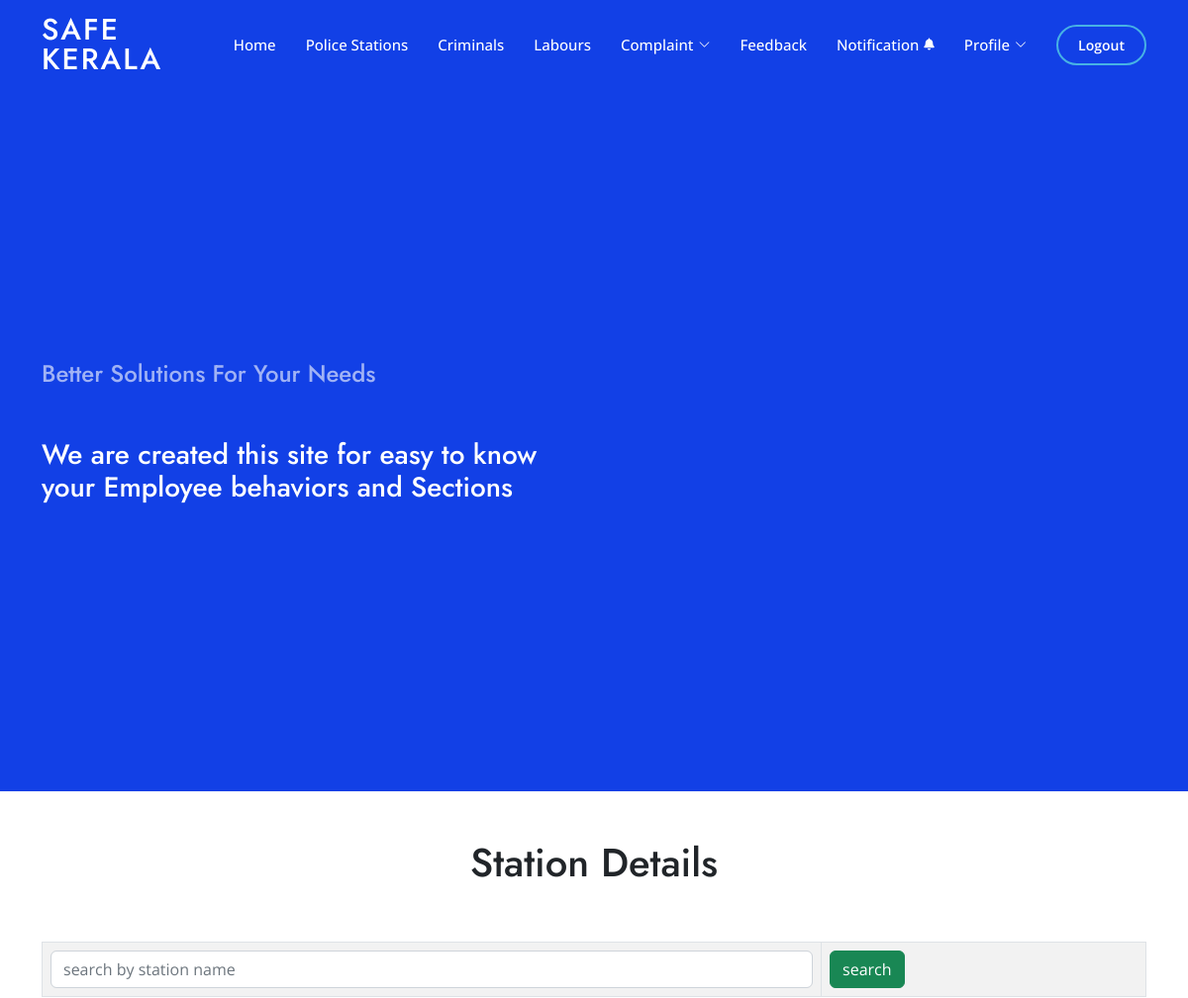
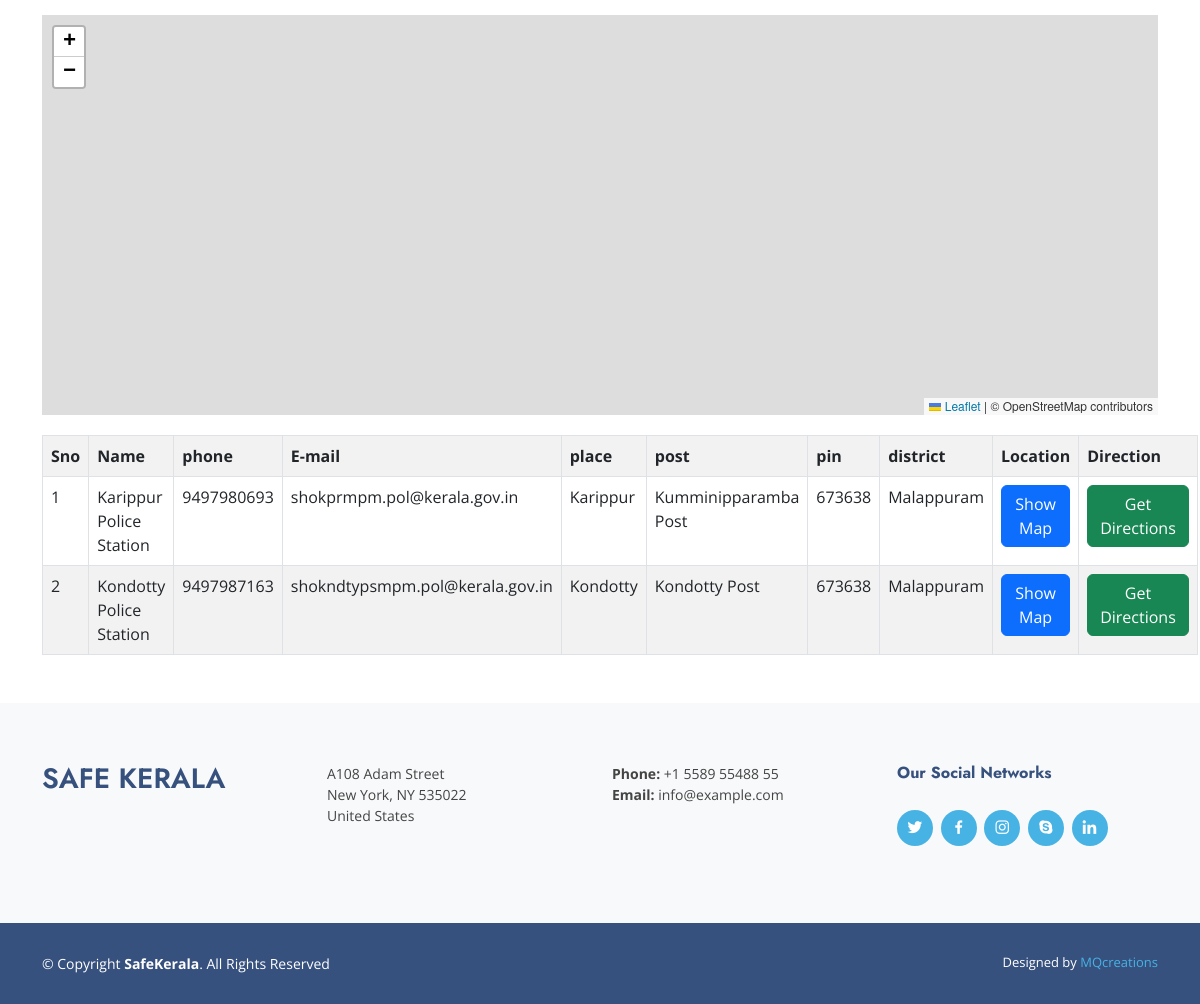
The app's page /user_url/police_stations/ with its own data (2 pictures, top to bottom).
### safekerala_admin/models.py (models this page shows)
class StationsDB(models.Model):
    StationName = models.CharField(max_length=20, null=True, blank=True)
    Email = models.EmailField(max_length=50, null=True, blank=True)
    Phone = models.IntegerField(null=True, blank=True)
    Post = models.CharField(max_length=50, null=True, blank=True)
    District = models.CharField(max_length=20, null=True, blank=True)
    Place = models.CharField(max_length=20, null=True, blank=True)
    Pin = models.IntegerField(null=True, blank=True)
    Latitude = models.FloatField(null=True, blank=True)
    Longitude = models.FloatField(null=True, blank=True)
    username = models.CharField(max_length=50, null=True, blank=True)
    password = models.CharField(max_length=8, blank=True, null=True)

### safekerala_user/views.py (the view)
# urls.py: path('police_stations/',views.police_stations,name="police_stations"),
def police_stations(req):
    data = StationsDB.objects.all()
    query = req.POST.get('textfield')
    if query:
        data = data.filter(StationName__icontains=query)
    return render(req, "police_stations.html", {'data': data})

### safekerala_user/templates/police_stations.html (shortened to what this page needs)
<!DOCTYPE html>
{% extends 'usr_index.html' %}
{% block content %}
<html lang="en">
<head>
    <link rel="stylesheet" href="https://unpkg.com/leaflet/dist/leaflet.css" />
    <link rel="stylesheet" href="https://unpkg.com/leaflet-routing-machine/dist/leaflet-routing-machine.css" />
</head>
<body>
<div>
    <h1 class="text-dark text-center pb-5">Station Details</h1>
    <table class="table table-bordered table-striped">
        <form action="" method="post">
          <tr>
            <td><input type="text" name="textfield" id="textfield" class="form-control" placeholder="search by station name" required/></td>
            <td><input type="submit" name="textfield2" id="textfield2" value="search" class="btn btn-success  "/></td>
          </tr>
        </form>
    </table>
    <div id="map"></div>
<table class="table table-bordered table-striped" width="100%">
    <tr>
      <th>Sno</th>
      <th>Name</th>
      <th>phone</th>
      <th>E-mail</th>
      <th>place</th>
      <th>post</th>
      <th>pin</th>
      <th>district</th>
        <th>Location</th>
        <th>Direction</th>
    </tr>
    {% for i in data %}
    <tr>
        <td>{{ forloop.counter }}</td>
        <td>{{i.StationName}}</td>
        <td>{{i.Phone}}</td>
        <td>{{i.Email}}</td>
        <td>{{i.Place}}</td>
        <td>{{i.Post}}</td>
        <td>{{i.Pin}}</td>
        <td>{{i.District}}</td>
        <td>
            <button onclick="showMap('{{ i.Latitude }}', '{{ i.Longitude }}')" class="btn btn-primary">Show Map</button>
        </td>
        <td>
            <button onclick="getDirections('{{ i.Latitude }}', '{{ i.Longitude }}')" class="btn btn-success">Get Directions</button>
        </td>
    </tr>
    {% endfor %}
  </table>
    </div>
</body>
</html>
{% endblock %}

### safekerala_admin/static/css/style.css (style rules this page uses)
body { font-family: "Open Sans", sans-serif; color: #444444; }
h1, h2, h3, h4, h5, h6 { font-family: "Jost", sans-serif; }

### safekerala_user/templates/police_stations.html (style rules this page uses)
#map { height: 400px; width: 100%; margin-bottom: 20px; }

### records on screen
StationsDB: StationName "Karippur Police Station", Phone "9497980693", Email "shokprmpm.pol@kerala.gov.in", Place "Karippur", Post "Kumminipparamba Post", Pin "673638", District "Malappuram"
StationsDB: StationName "Kondotty Police Station", Phone "9497987163", Email "shokndtypsmpm.pol@kerala.gov.in", Place "Kondotty", Post "Kondotty Post", Pin "673638", District "Malappuram"
